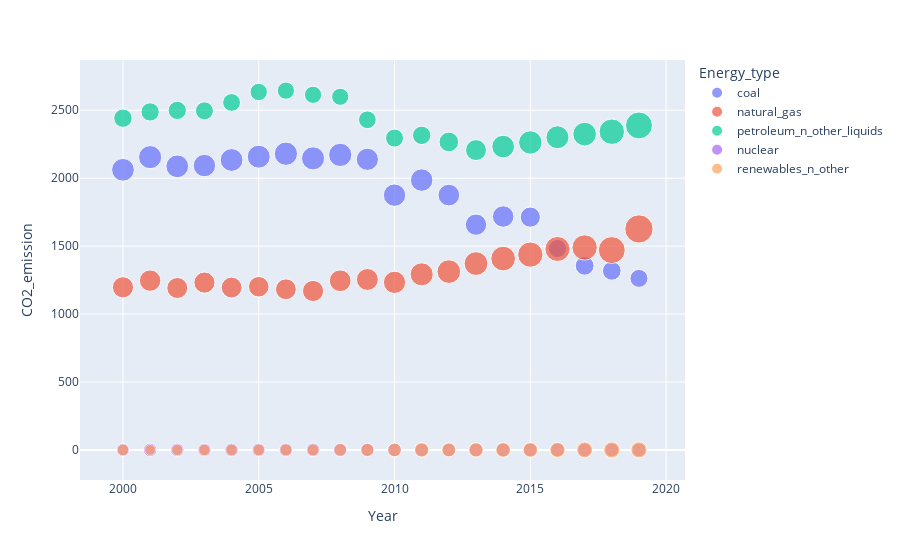

Notebook cell for this chart:
### Code cell
px.scatter(co13, x='Year', y= 'CO2_emission', size = 'Energy_production', color='Energy_type')

### Figure 1 — Plotly figure (JSON) as saved in the notebook; plotly's stock layout.template omitted (floating-point values rounded to 4 significant figures)
{"data": [{"hovertemplate": "Energy_type=coal<br>Year=%{x}<br>CO2_emission=%{y}<br>Energy_production=%{marker.size}<extra></extra>", "legendgroup": "coal", "marker": {"color": "#636efa", "size": [22.74, 23.55, 22.73, 22.09, 22.85, 23.19, 23.79, 23.49, 23.85, 21.62, 22.04, 22.22, 20.68, 20.0, 20.29, 17.95, 14.67, 15.63, 15.36, 14.26], "sizemode": "area", "sizeref": 0.08797, "symbol": "circle"}, "mode": "markers", "name": "coal", "orientation": "v", "showlegend": true, "type": "scatter", "x": [2000, 2001, 2002, 2003, 2004, 2005, 2006, 2007, 2008, 2009, 2010, 2011, 2012, 2013, 2014, 2015, 2016, 2017, 2018, 2019], "xaxis": "x", "y": [2062.0, 2155.0, 2087.0, 2093.0, 2134.0, 2158.0, 2180.0, 2146.0, 2171.0, 2139.0, 1875.0, 1986.0, 1876.0, 1658.0, 1718.0, 1713.0, 1482.0, 1355.0, 1318.0, 1263.0], "yaxis": "y"}, {"hovertemplate": "Energy_type=natural_gas<br>Year=%{x}<br>CO2_emission=%{y}<br>Energy_production=%{marker.size}<extra></extra>", "legendgroup": "natural_gas", "marker": {"color": "#EF553B", "size": [19.66, 20.17, 19.38, 19.63, 19.07, 18.56, 19.02, 19.79, 20.7, 21.14, 21.81, 23.41, 24.61, 24.86, 26.72, 28.07, 27.58, 28.29, 31.88, 35.19], "sizemode": "area", "sizeref": 0.08797, "symbol": "circle"}, "mode": "markers", "name": "natural_gas", "orientation": "v", "showlegend": true, "type": "scatter", "x": [2000, 2001, 2002, 2003, 2004, 2005, 2006, 2007, 2008, 2009, 2010, 2011, 2012, 2013, 2014, 2015, 2016, 2017, 2018, 2019], "xaxis": "x", "y": [1197.0, 1246.0, 1192.0, 1232.0, 1195.0, 1201.0, 1182.0, 1170.0, 1245.0, 1255.0, 1233.0, 1292.0, 1312.0, 1372.0, 1408.0, 1438.0, 1479.0, 1490.0, 1471.0, 1626.0], "yaxis": "y"}, {"hovertemplate": "Energy_type=petroleum_n_other_liquids<br>Year=%{x}<br>CO2_emission=%{y}<br>Energy_production=%{marker.size}<extra></extra>", "legendgroup": "petroleum_n_other_liquids", "marker": {"color": "#00cc96", "size": [14.91, 14.77, 14.66, 14.26, 13.96, 13.25, 13.07, 13.09, 12.97, 13.85, 14.32, 14.9, 17.01, 19.32, 22.62, 24.18, 23.19, 24.53, 28.51, 31.91], "sizemode": "area", "sizeref": 0.08797, "symbol": "circle"}, "mode": "markers", "name": "petroleum_n_other_liquids", "orientation": "v", "showlegend": true, "type": "scatter", "x": [2000, 2001, 2002, 2003, 2004, 2005, 2006, 2007, 2008, 2009, 2010, 2011, 2012, 2013, 2014, 2015, 2016, 2017, 2018, 2019], "xaxis": "x", "y": [2442.0, 2488.0, 2499.0, 2496.0, 2557.0, 2634.0, 2644.0, 2614.0, 2599.0, 2430.0, 2295.0, 2315.0, 2267.0, 2207.0, 2233.0, 2263.0, 2301.0, 2324.0, 2342.0, 2388.0], "yaxis": "y"}, {"hovertemplate": "Energy_type=nuclear<br>Year=%{x}<br>CO2_emission=%{y}<br>Energy_production=%{marker.size}<extra></extra>", "legendgroup": "nuclear", "marker": {"color": "#ab63fa", "size": [7.862, 8.029, 8.145, 7.96, 8.223, 8.161, 8.215, 8.459, 8.426, 8.355, 8.434, 8.269, 8.062, 8.244, 8.338, 8.337, 8.427, 8.419, 8.438, 8.452], "sizemode": "area", "sizeref": 0.08797, "symbol": "circle"}, "mode": "markers", "name": "nuclear", "orientation": "v", "showlegend": true, "type": "scatter", "x": [2000, 2001, 2002, 2003, 2004, 2005, 2006, 2007, 2008, 2009, 2010, 2011, 2012, 2013, 2014, 2015, 2016, 2017, 2018, 2019], "xaxis": "x", "y": [0, 0, 0, 0, 0, 0, 0, 0, 0, 0, 0, 0, 0, 0, 0, 0, 0, 0, 0, 0], "yaxis": "y"}, {"hovertemplate": "Energy_type=renewables_n_other<br>Year=%{x}<br>CO2_emission=%{y}<br>Energy_production=%{marker.size}<extra></extra>", "legendgroup": "renewables_n_other", "marker": {"color": "#FFA15A", "size": [6.102, 5.162, 5.731, 5.942, 6.063, 6.221, 6.586, 6.51, 7.192, 7.625, 8.314, 9.308, 8.893, 9.433, 9.789, 9.754, 10.46, 11.24, 11.55, 11.6], "sizemode": "area", "sizeref": 0.08797, "symbol": "circle"}, "mode": "markers", "name": "renewables_n_other", "orientation": "v", "showlegend": true, "type": "scatter", "x": [2000, 2001, 2002, 2003, 2004, 2005, 2006, 2007, 2008, 2009, 2010, 2011, 2012, 2013, 2014, 2015, 2016, 2017, 2018, 2019], "xaxis": "x", "y": [0, 0, 0, 0, 0, 0, 0, 0, 0, 0, 0, 0, 0, 0, 0, 0, 0, 0, 0, 0], "yaxis": "y"}], "layout": {"legend": {"itemsizing": "constant", "title": {"text": "Energy_type"}, "tracegroupgap": 0}, "margin": {"t": 60}, "xaxis": {"anchor": "y", "domain": [0, 1], "title": {"text": "Year"}}, "yaxis": {"anchor": "x", "domain": [0, 1], "title": {"text": "CO2_emission"}}}}
